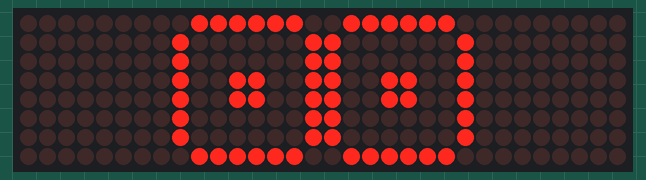
Recording of a sketch running on a simulated Arduino Uno, built with avr-gcc and run on an emulated ATmega328P. Shown: 32×8 LED matrix.

Above: at 0.1 s.
At 1.2 s:
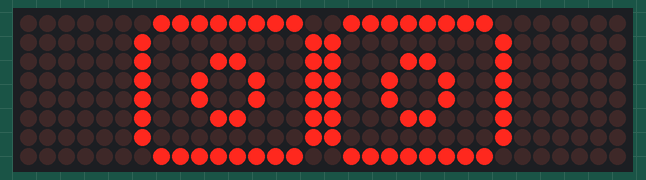
At 3.21 s:
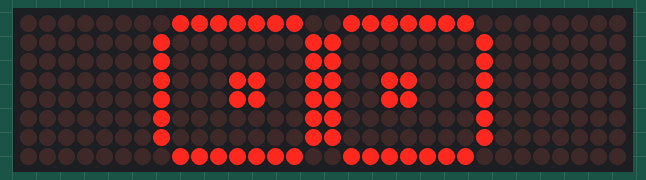

Measured:
- by itself, everything shown: repeats every 3.3 s, in 4 steps
- what the display in image 1 shows lasts 2.1 s, from 1.1 s to 3.2 s

The sketch:

LED_eyes.ino
```cpp
#include <LedControl.h>

int DIN = 10;
int CS =  9;
int CLK = 8;

LedControl lc = LedControl(DIN,CLK,CS,4);

void setup() {

lc.shutdown(1,false);
lc.setIntensity(1,1);
lc.clearDisplay(1);
lc.shutdown(2,false);
lc.setIntensity(2,1);
lc.clearDisplay(2);
lc.shutdown(0,false);
lc.setIntensity(0,1);
lc.clearDisplay(0);
lc.shutdown(3,false);
lc.setIntensity(3,1);
lc.clearDisplay(3);

}

void loop() {

byte left_eye_and_right_eye_board1[8]={0x7E,0x81,0x81,0x99,0x99,0x81,0x81,0x7E};

byte small_to_big_matrix2_board1[8]={0xFE,0x1,0x1,0x19,0x19,0x1,0x1,0xFE};
byte small_to_big_matrix3_board1[8]={0x0,0x1,0x1,0x1,0x1,0x1,0x1,0x0};
byte small_to_big_matrix1_board1[8]={0x7F,0x80,0x80,0x98,0x98,0x80,0x80,0x7F};
byte small_to_big_matrix0_board1[8]={0x0,0x80,0x80,0x80,0x80,0x80,0x80,0x0};


byte left_eye_matrix3_board1[8]  = {0x1,0x2,0x2,0x2,0x2,0x2,0x2,0x1};
byte left_eye_matrix2_board1[8]  = {0xFE,0x1,0x31,0x49,0x49,0x31,0x1,0xFE};
byte right_eye_matrix1_board1[8] = {0x7F,0x80,0x8C,0x92,0x92,0x8C,0x80,0x7F};
byte right_eye_matrix0_board1[8] = {0x80,0x40,0x40,0x40,0x40,0x40,0x40,0x80};

//this is for small eyes---------------------------
SmallEyes(left_eye_and_right_eye_board1);

//this is the transision---------------------------
BigToSmall(small_to_big_matrix3_board1,small_to_big_matrix2_board1,small_to_big_matrix1_board1,small_to_big_matrix0_board1);

//this is for big eyes-----------------------------
BigEyes(left_eye_matrix3_board1,left_eye_matrix2_board1,right_eye_matrix1_board1,right_eye_matrix0_board1);

//this is for the transistion again----------------
BigToSmall(small_to_big_matrix3_board1,small_to_big_matrix2_board1,small_to_big_matrix1_board1,small_to_big_matrix0_board1);

//clearing the 3rd (last) and 0th (first) matrix so it becomes smooth
lc.clearDisplay(3);
lc.clearDisplay(0);
}

void SmallEyes(byte left_eye_and_right_eye[]){
  for(int i=0;i<8;i++)
  {
    lc.setRow(2,i,left_eye_and_right_eye[i]);
    lc.setRow(1,i,left_eye_and_right_eye[i]);
  }
  delay(1000);
}

void BigToSmall(byte small_to_big_matrix3[],byte small_to_big_matrix2[],byte small_to_big_matrix1[],byte small_to_big_matrix0[]){
  for(int i=0;i<8;i++)
  {
    lc.setRow(3,i,small_to_big_matrix3[i]);
    lc.setRow(2,i,small_to_big_matrix2[i]);
    lc.setRow(1,i,small_to_big_matrix1[i]);
    lc.setRow(0,i,small_to_big_matrix0[i]);
  }
  delay(100);

}

void BigEyes(byte left_eye_matrix3[],byte left_eye_matrix2[],byte right_eye_matrix1[],byte right_eye_matrix0[]) {

  for(int i=0;i<8;i++)
  {
    lc.setRow(3,i,left_eye_matrix3[i]);
    lc.setRow(2,i,left_eye_matrix2[i]);
    lc.setRow(1,i,right_eye_matrix1[i]);
    lc.setRow(0,i,right_eye_matrix0[i]);
  }
  delay(2000);
}
```
